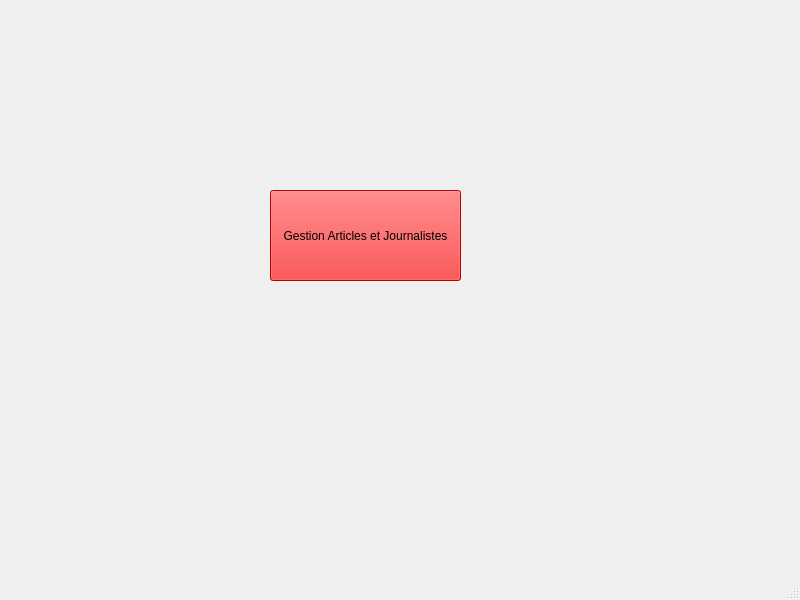
<?xml version="1.0" encoding="UTF-8"?>
<ui version="4.0">
 <class>MainWindow</class>
 <widget class="QMainWindow" name="MainWindow">
  <property name="geometry">
   <rect>
    <x>0</x>
    <y>0</y>
    <width>800</width>
    <height>600</height>
   </rect>
  </property>
  <property name="windowTitle">
   <string>MainWindow</string>
  </property>
  <property name="styleSheet">
   <string notr="true">background-image: url(:/res/img/bg.png);</string>
  </property>
  <widget class="QWidget" name="centralwidget">
   <widget class="QPushButton" name="pushButton">
    <property name="geometry">
     <rect>
      <x>270</x>
      <y>190</y>
      <width>191</width>
      <height>91</height>
     </rect>
    </property>
    <property name="styleSheet">
     <string notr="true">background-color: rgb(255, 0, 0);</string>
    </property>
    <property name="text">
     <string>Gestion Articles et Journalistes</string>
    </property>
   </widget>
  </widget>
  <widget class="QMenuBar" name="menubar">
   <property name="geometry">
    <rect>
     <x>0</x>
     <y>0</y>
     <width>800</width>
     <height>26</height>
    </rect>
   </property>
  </widget>
  <widget class="QStatusBar" name="statusbar"/>
 </widget>
 <resources/>
 <connections/>
</ui>
